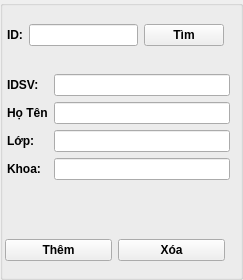
                          <widget class="QGroupBox" name="groupBox_18">
                           <property name="title">
                            <string/>
                           </property>
                           <widget class="QWidget" name="horizontalLayoutWidget_13">
                            <property name="geometry">
                             <rect>
                              <x>0</x>
                              <y>20</y>
                              <width>231</width>
                              <height>30</height>
                             </rect>
                            </property>
                            <layout class="QHBoxLayout" name="horizontalLayout_34">
                             <property name="leftMargin">
                              <number>7</number>
                             </property>
                             <property name="rightMargin">
                              <number>7</number>
                             </property>
                             <item>
                              <widget class="QLabel" name="label_6">
                               <property name="font">
                                <font>
                                 <weight>75</weight>
                                 <bold>true</bold>
                                </font>
                               </property>
                               <property name="text">
                                <string>ID:</string>
                               </property>
                              </widget>
                             </item>
                             <item>
                              <widget class="QLineEdit" name="txt_TimSV_2">
                               <property name="font">
                                <font>
                                 <weight>50</weight>
                                 <bold>false</bold>
                                </font>
                               </property>
                              </widget>
                             </item>
                             <item>
                              <widget class="QPushButton" name="btn_TimSV_2">
                               <property name="font">
                                <font>
                                 <weight>75</weight>
                                 <bold>true</bold>
                                </font>
                               </property>
                               <property name="text">
                                <string>Tìm</string>
                               </property>
                              </widget>
                             </item>
                            </layout>
                           </widget>
                           <widget class="QWidget" name="formLayoutWidget_4">
                            <property name="geometry">
                             <rect>
                              <x>3</x>
                              <y>60</y>
                              <width>231</width>
                              <height>153</height>
                             </rect>
                            </property>
                            <layout class="QFormLayout" name="formLayout_11">
                             <property name="leftMargin">
                              <number>4</number>
                             </property>
                             <property name="topMargin">
                              <number>14</number>
                             </property>
                             <property name="rightMargin">
                              <number>4</number>
                             </property>
                             <item row="0" column="0">
                              <widget class="QLabel" name="iDSVLabel_2">
                               <property name="font">
                                <font>
                                 <weight>75</weight>
                                 <bold>true</bold>
                                </font>
                               </property>
                               <property name="text">
                                <string>IDSV:</string>
                               </property>
                              </widget>
                             </item>
                             <item row="0" column="1">
                              <widget class="QLineEdit" name="fi_IDSV_2">
                               <property name="font">
                                <font>
                                 <weight>50</weight>
                                 <bold>false</bold>
                                </font>
                               </property>
                              </widget>
                             </item>
                             <item row="1" column="0">
                              <widget class="QLabel" name="hTNLabel_2">
                               <property name="font">
                                <font>
                                 <weight>75</weight>
                                 <bold>true</bold>
                                </font>
                               </property>
                               <property name="text">
                                <string>Họ Tên</string>
                               </property>
                              </widget>
                             </item>
                             <item row="1" column="1">
                              <widget class="QLineEdit" name="fi_HoTenSV_2">
                               <property name="font">
                                <font>
                                 <weight>50</weight>
                                 <bold>false</bold>
                                </font>
                               </property>
                              </widget>
                             </item>
                             <item row="2" column="0">
                              <widget class="QLabel" name="lPLabel_2">
                               <property name="font">
                                <font>
                                 <weight>75</weight>
                                 <bold>true</bold>
                                </font>
                               </property>
                               <property name="text">
                                <string>Lớp:</string>
                               </property>
                              </widget>
                             </item>
                             <item row="2" column="1">
                              <widget class="QLineEdit" name="fi_LopSV_2">
                               <property name="font">
                                <font>
                                 <weight>50</weight>
                                 <bold>false</bold>
                                </font>
                               </property>
                              </widget>
                             </item>
                             <item row="3" column="0">
                              <widget class="QLabel" name="khoaLabel_2">
                               <property name="font">
                                <font>
                                 <weight>75</weight>
                                 <bold>true</bold>
                                </font>
                               </property>
                               <property name="text">
                                <string>Khoa:</string>
                               </property>
                              </widget>
                             </item>
                             <item row="3" column="1">
                              <widget class="QLineEdit" name="fi_KhoaSV_2">
                               <property name="font">
                                <font>
                                 <weight>50</weight>
                                 <bold>false</bold>
                                </font>
                               </property>
                              </widget>
                             </item>
                            </layout>
                           </widget>
                           <widget class="QWidget" name="horizontalLayoutWidget_16">
                            <property name="geometry">
                             <rect>
                              <x>0</x>
                              <y>230</y>
                              <width>231</width>
                              <height>41</height>
                             </rect>
                            </property>
                            <layout class="QHBoxLayout" name="horizontalLayout_37">
                             <property name="leftMargin">
                              <number>5</number>
                             </property>
                             <property name="rightMargin">
                              <number>6</number>
                             </property>
                             <item>
                              <widget class="QPushButton" name="btn_ThemSV_2">
                               <property name="font">
                                <font>
                                 <weight>75</weight>
                                 <bold>true</bold>
                                </font>
                               </property>
                               <property name="text">
                                <string>Thêm</string>
                               </property>
                              </widget>
                             </item>
                             <item>
                              <widget class="QPushButton" name="btn_XoaSV_2">
                               <property name="font">
                                <font>
                                 <weight>75</weight>
                                 <bold>true</bold>
                                </font>
                               </property>
                               <property name="text">
                                <string>Xóa</string>
                               </property>
                              </widget>
                             </item>
                            </layout>
                           </widget>
                          </widget>
